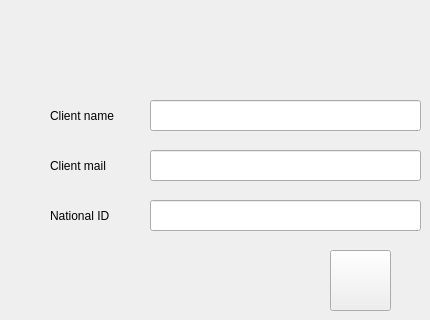
      <widget class="QWidget" name="tab_13">
       <attribute name="title">
        <string>Add Client</string>
       </attribute>
       <widget class="QLineEdit" name="lineEdit_20">
        <property name="geometry">
         <rect>
          <x>150</x>
          <y>150</y>
          <width>271</width>
          <height>31</height>
         </rect>
        </property>
        <property name="echoMode">
         <enum>QLineEdit::Normal</enum>
        </property>
       </widget>
       <widget class="QPushButton" name="pushButton_27">
        <property name="geometry">
         <rect>
          <x>330</x>
          <y>250</y>
          <width>61</width>
          <height>61</height>
         </rect>
        </property>
        <property name="text">
         <string/>
        </property>
        <property name="icon">
         <iconset resource="Lib_Resource.qrc">
          <normaloff>:/Icons/Icons/Add.webp</normaloff>:/Icons/Icons/Add.webp</iconset>
        </property>
        <property name="iconSize">
         <size>
          <width>40</width>
          <height>40</height>
         </size>
        </property>
       </widget>
       <widget class="QLabel" name="label_26">
        <property name="geometry">
         <rect>
          <x>50</x>
          <y>150</y>
          <width>71</width>
          <height>31</height>
         </rect>
        </property>
        <property name="font">
         <font>
          <family>Segoe UI</family>
         </font>
        </property>
        <property name="text">
         <string>Client mail</string>
        </property>
       </widget>
       <widget class="QLineEdit" name="lineEdit_21">
        <property name="geometry">
         <rect>
          <x>150</x>
          <y>200</y>
          <width>271</width>
          <height>31</height>
         </rect>
        </property>
       </widget>
       <widget class="QLabel" name="label_32">
        <property name="geometry">
         <rect>
          <x>50</x>
          <y>100</y>
          <width>71</width>
          <height>31</height>
         </rect>
        </property>
        <property name="font">
         <font>
          <family>Segoe UI</family>
         </font>
        </property>
        <property name="text">
         <string>Client name</string>
        </property>
       </widget>
       <widget class="QLabel" name="label_33">
        <property name="geometry">
         <rect>
          <x>50</x>
          <y>200</y>
          <width>71</width>
          <height>31</height>
         </rect>
        </property>
        <property name="font">
         <font>
          <family>Segoe UI</family>
         </font>
        </property>
        <property name="text">
         <string>National ID</string>
        </property>
       </widget>
       <widget class="QLineEdit" name="lineEdit_22">
        <property name="geometry">
         <rect>
          <x>150</x>
          <y>100</y>
          <width>271</width>
          <height>31</height>
         </rect>
        </property>
       </widget>
      </widget>
